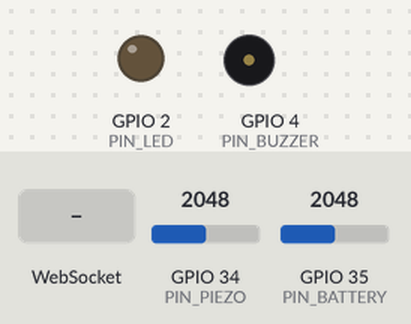
The sketch below on a simulated ESP32. On the bench: output pins drawn as LEDs (lit = HIGH), buzzer (waves = sounding, pin HIGH). Inputs (shaded band) come from the test bench; at power-on: GPIO 34 (PIN_PIEZO) = 2048, GPIO 35 (PIN_BATTERY) = 2048 (analog values on the 0–4095 scale). WiFi joins after 1.5 s; servers stay silent unless stated; what the sketch prints to the serial monitor is not drawn.

Above: at 3.7 s.
3.8 s: WebSocket text "1" received
At 4.77 s:
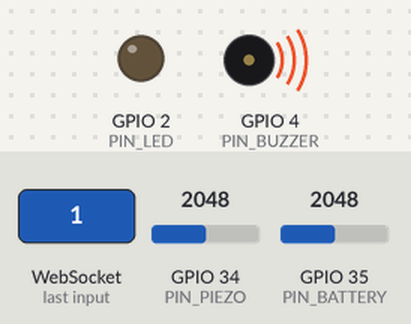
6.8 s: GPIO 34 (PIN_PIEZO) set to 1936
At 8.2 s:
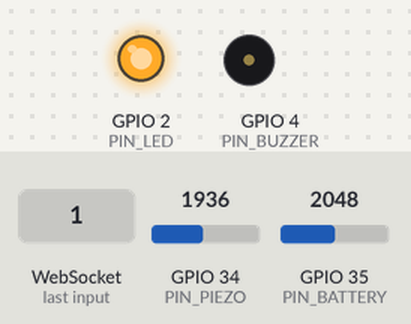
8.3 s: GPIO 35 (PIN_BATTERY) set to 1964
10.5 s: GPIO 35 (PIN_BATTERY) set to 1862
13.5 s: GPIO 34 (PIN_PIEZO) set to 2866
At 14.55 s:
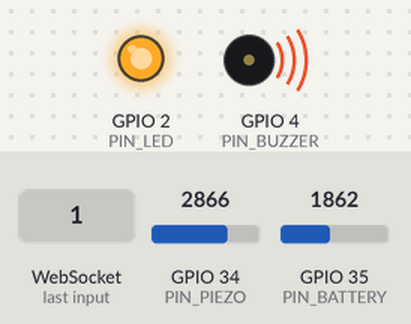
16.5 s: GPIO 34 (PIN_PIEZO) set to 1960
At 17.6 s:
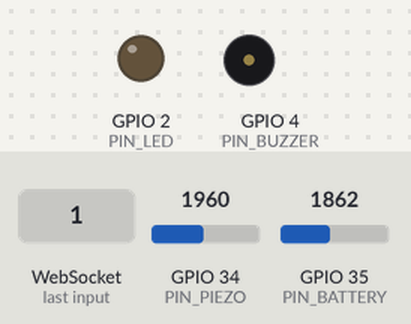
Timing chart, 0 to 19.5 s (numbered marks = the images above; inputs shaded):
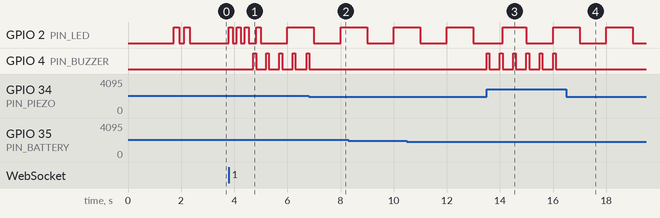

Measured:
- the behaviour switches between 2001 and 2000 on GPIO 34 (PIN_PIEZO) (found by bisection; images 1 and 2)
- after the input at 3.8 s, GPIO 2 (PIN_LED): LOW → HIGH at once, → LOW 0.15 s later, → HIGH 0.15 s later, → LOW 0.15 s later, … (9 changes in this stretch); GPIO 4 (PIN_BUZZER): alternates HIGH for 0.10 s and LOW for 0.40 s, starting after 0.92 s
- after the input at 6.8 s, GPIO 4 (PIN_BUZZER): goes on until 6.8 s, then stays LOW
- after the input at 13.5 s, GPIO 4 (PIN_BUZZER): alternates HIGH for 0.10 s and LOW for 0.40 s, starting at once
- after the input at 16.5 s, GPIO 4 (PIN_BUZZER): stops changing and stays LOW

The sketch:

esp32_glove.ino
```cpp
/*
 * ═══════════════════════════════════════════════════════════
 *   V - SENTINEL  |  Smart Safety Glove — ESP32 Firmware
 *   Device : Smart Glove (SG-2024-001)
 *   Author : Thameem / MCET ECE
 *   Board  : ESP32 DevKit v1
 * ═══════════════════════════════════════════════════════════
 *
 * LIBRARIES REQUIRED (install via Arduino Library Manager):
 *   1. WebSockets  by Markus Sattler  (v2.4.0+)
 *   2. ArduinoJson by Benoit Blanchon (v6.x)
 *
 * WIRING:
 *   Piezoelectric sensor  → GPIO 34 (ADC input)
 *   Battery voltage divider → GPIO 35 (ADC input)
 *   Status LED            → GPIO 2  (built-in LED)
 *   Buzzer (optional)     → GPIO 4
 * ═══════════════════════════════════════════════════════════
 */

#include <WiFi.h>
#include <WebSocketsClient.h>
#include <ArduinoJson.h>

// ──────────────────────────────────────────────────────────
// CONFIGURATION  ← change these to match your setup
// ──────────────────────────────────────────────────────────
const char* WIFI_SSID     = "YOUR_WIFI_NAME";       // Your WiFi SSID
const char* WIFI_PASSWORD = "YOUR_WIFI_PASSWORD";   // Your WiFi password
const char* SERVER_HOST   = "192.168.1.100";         // Your PC's local IP
const int   SERVER_PORT   = 3000;                    // Server port
const char* DEVICE_ID     = "SG-2024-001";           // Must match GLOVES data in app
const char* DEVICE_NAME   = "Smart Glove 1";

// ──────────────────────────────────────────────────────────
// PIN DEFINITIONS
// ──────────────────────────────────────────────────────────
#define PIN_PIEZO       34    // Capacitive / piezo field sensor (ADC)
#define PIN_BATTERY     35    // Battery voltage divider (ADC)
#define PIN_LED         2     // Status LED (built-in)
#define PIN_BUZZER      4     // Buzzer for alerts (optional)

// ──────────────────────────────────────────────────────────
// THRESHOLDS
// ──────────────────────────────────────────────────────────
#define FIELD_THRESHOLD   2000    // ADC raw value — triggers electric field alert
#define BAT_LOW_PERCENT   20      // Battery % — triggers low battery warning
#define BAT_CRITICAL      10      // Battery % — triggers critical alert
#define SEND_INTERVAL_MS  2000    // How often to send data (ms)
#define ALERT_INTERVAL_MS 500     // How often to send alerts (ms)

// ──────────────────────────────────────────────────────────
// GLOBALS
// ──────────────────────────────────────────────────────────
WebSocketsClient webSocket;

bool     wsConnected    = false;
uint32_t lastSendTime   = 0;
uint32_t lastAlertTime  = 0;
uint32_t packetCount    = 0;
bool     fieldAlert     = false;

// ──────────────────────────────────────────────────────────
// FUNCTION PROTOTYPES
// ──────────────────────────────────────────────────────────
void     webSocketEvent(WStype_t type, uint8_t* payload, size_t length);
void     sendSensorData();
void     sendAlert(const char* alertType, const char* message);
int      readBatteryPercent();
float    readFieldVoltage();
float    readTemperature();
void     blinkLED(int times, int delayMs);
String   buildJSON(const char* type, const char* message, bool isAlert);

// ══════════════════════════════════════════════════════════
// SETUP
// ══════════════════════════════════════════════════════════
void setup() {
  Serial.begin(115200);
  delay(200);
  Serial.println("\n\n╔════════════════════════════╗");
  Serial.println(  "║   V - Sentinel  Firmware   ║");
  Serial.println(  "║   Smart Glove ESP32        ║");
  Serial.println(  "╚════════════════════════════╝");

  // Pin setup
  pinMode(PIN_LED,    OUTPUT);
  pinMode(PIN_BUZZER, OUTPUT);
  analogReadResolution(12);   // 12-bit ADC → 0–4095

  // Connect WiFi
  connectWiFi();

  // Connect WebSocket server
  webSocket.begin(SERVER_HOST, SERVER_PORT, "/");
  webSocket.onEvent(webSocketEvent);
  webSocket.setReconnectInterval(3000);
  webSocket.enableHeartbeat(15000, 3000, 2);  // ping every 15s

  Serial.println("► Connecting to V-Sentinel server...");
}

// ══════════════════════════════════════════════════════════
// LOOP
// ══════════════════════════════════════════════════════════
void loop() {
  webSocket.loop();

  if (!wsConnected) return;

  uint32_t now = millis();

  // ── Read sensors ──────────────────────────────────────
  int   rawField  = analogRead(PIN_PIEZO);
  float fieldKV   = (rawField / 4095.0) * 15.0;   // scale to 0–15 kV range
  int   batPct    = readBatteryPercent();
  float tempC     = readTemperature();
  long  rssi      = WiFi.RSSI();

  fieldAlert = (rawField > FIELD_THRESHOLD);

  // ── Send periodic sensor data ─────────────────────────
  if (now - lastSendTime >= SEND_INTERVAL_MS) {
    lastSendTime = now;
    sendSensorData(fieldKV, batPct, tempC, rssi);
  }

  // ── Send alert if electric field detected ────────────
  if (fieldAlert && (now - lastAlertTime >= ALERT_INTERVAL_MS)) {
    lastAlertTime = now;
    char msg[120];
    snprintf(msg, sizeof(msg),
      "⚡ ELECTRIC FIELD DETECTED | %.2f kV | BAT:%d%% | Zone:Active",
      fieldKV, batPct);
    sendAlert("FIELD_ALERT", msg);
    digitalWrite(PIN_BUZZER, HIGH);
    delay(100);
    digitalWrite(PIN_BUZZER, LOW);
  }

  // ── Battery alerts ────────────────────────────────────
  static uint32_t lastBatAlert = 0;
  if (batPct <= BAT_CRITICAL && now - lastBatAlert > 30000) {
    lastBatAlert = now;
    char msg[80];
    snprintf(msg, sizeof(msg), "🚨 CRITICAL BATTERY: %d%% | Please charge immediately!", batPct);
    sendAlert("BAT_CRITICAL", msg);
  } else if (batPct <= BAT_LOW_PERCENT && now - lastBatAlert > 60000) {
    lastBatAlert = now;
    char msg[80];
    snprintf(msg, sizeof(msg), "⚠️ LOW BATTERY: %d%% | Charge soon.", batPct);
    sendAlert("BAT_LOW", msg);
  }

  // ── Status LED ────────────────────────────────────────
  digitalWrite(PIN_LED, (millis() / 1000) % 2 == 0 ? HIGH : LOW);  // blink 1Hz
}

// ══════════════════════════════════════════════════════════
// WEBSOCKET EVENT HANDLER
// ══════════════════════════════════════════════════════════
void webSocketEvent(WStype_t type, uint8_t* payload, size_t length) {
  switch (type) {
    case WStype_CONNECTED:
      wsConnected = true;
      Serial.println("✅ WebSocket connected to V-Sentinel server");
      blinkLED(3, 150);
      // Send handshake
      webSocket.sendTXT("{\"type\":\"handshake\",\"device_id\":\"" + String(DEVICE_ID) + "\",\"name\":\"" + String(DEVICE_NAME) + "\",\"firmware\":\"v2.3.1\"}");
      break;

    case WStype_DISCONNECTED:
      wsConnected = false;
      Serial.println("❌ WebSocket disconnected. Retrying...");
      break;

    case WStype_TEXT:
      Serial.print("📩 Server says: ");
      Serial.println((char*)payload);
      break;

    case WStype_PING:
      Serial.println("🏓 Ping received");
      break;

    case WStype_PONG:
      Serial.println("🏓 Pong sent");
      break;

    default:
      break;
  }
}

// ══════════════════════════════════════════════════════════
// SEND SENSOR DATA
// ══════════════════════════════════════════════════════════
void sendSensorData(float fieldKV, int batPct, float tempC, long rssi) {
  packetCount++;

  StaticJsonDocument<256> doc;
  doc["type"]      = "new_message";
  doc["device_id"] = DEVICE_ID;

  char msg[160];
  snprintf(msg, sizeof(msg),
    "PKT#%lu | BAT:%d%% | TEMP:%.1fC | FIELD:%.2fkV | RSSI:%lddBm | %s",
    packetCount, batPct, tempC, fieldKV, rssi,
    fieldKV > 0.1 ? "⚡FIELD ACTIVE" : "✅ SAFE");
  doc["message"] = msg;

  // ISO timestamp
  char ts[30];
  snprintf(ts, sizeof(ts), "2026-04-09T%02lu:%02lu:%02luZ",
    (millis()/3600000) % 24,
    (millis()/60000)   % 60,
    (millis()/1000)    % 60);
  doc["timestamp"] = ts;

  // Extra telemetry fields (optional, server can use these)
  doc["battery"]     = batPct;
  doc["temperature"] = tempC;
  doc["field_kv"]    = fieldKV;
  doc["packet"]      = (int)packetCount;

  String output;
  serializeJson(doc, output);
  webSocket.sendTXT(output);

  Serial.println("📤 Sent: " + output);
}

// ══════════════════════════════════════════════════════════
// SEND ALERT
// ══════════════════════════════════════════════════════════
void sendAlert(const char* alertType, const char* message) {
  StaticJsonDocument<256> doc;
  doc["type"]       = "new_message";
  doc["device_id"]  = DEVICE_ID;
  doc["message"]    = message;
  doc["alert_type"] = alertType;
  doc["is_alert"]   = true;

  String output;
  serializeJson(doc, output);
  webSocket.sendTXT(output);
  Serial.println("🚨 Alert sent: " + String(alertType));
}

// ══════════════════════════════════════════════════════════
// SENSOR HELPERS
// ══════════════════════════════════════════════════════════

// Read battery % from voltage divider on PIN_BATTERY
// Assumes: 3.7V LiPo, divider brings max 4.2V → 3.3V (ratio ~0.786)
// Adjust BAT_MAX_ADC / BAT_MIN_ADC for your hardware
int readBatteryPercent() {
  const int BAT_MAX_ADC = 2520;  // ADC at 4.2V (full)
  const int BAT_MIN_ADC = 1860;  // ADC at 3.0V (empty)
  int raw = analogRead(PIN_BATTERY);
  int pct = map(raw, BAT_MIN_ADC, BAT_MAX_ADC, 0, 100);
  return constrain(pct, 0, 100);
}

// Simple temperature estimate from ESP32 internal sensor
// Replace with DS18B20 or DHT22 for real temperature
float readTemperature() {
#ifdef CONFIG_IDF_TARGET_ESP32
  return temperatureRead();  // ESP32 internal sensor (~±3°C accuracy)
#else
  return 27.5;               // fallback for boards without internal sensor
#endif
}

// Blink status LED
void blinkLED(int times, int delayMs) {
  for (int i = 0; i < times; i++) {
    digitalWrite(PIN_LED, HIGH); delay(delayMs);
    digitalWrite(PIN_LED, LOW);  delay(delayMs);
  }
}

// ══════════════════════════════════════════════════════════
// WIFI CONNECT
// ══════════════════════════════════════════════════════════
void connectWiFi() {
  Serial.print("► Connecting to WiFi: ");
  Serial.println(WIFI_SSID);
  WiFi.mode(WIFI_STA);
  WiFi.begin(WIFI_SSID, WIFI_PASSWORD);

  int attempts = 0;
  while (WiFi.status() != WL_CONNECTED) {
    delay(500);
    Serial.print(".");
    if (++attempts > 40) {
      Serial.println("\n❌ WiFi failed! Restarting ESP32...");
      ESP.restart();
    }
  }
  Serial.println("\n✅ WiFi connected!");
  Serial.print("   IP Address : "); Serial.println(WiFi.localIP());
  Serial.print("   Signal     : "); Serial.print(WiFi.RSSI()); Serial.println(" dBm");
  blinkLED(2, 200);
}
```
